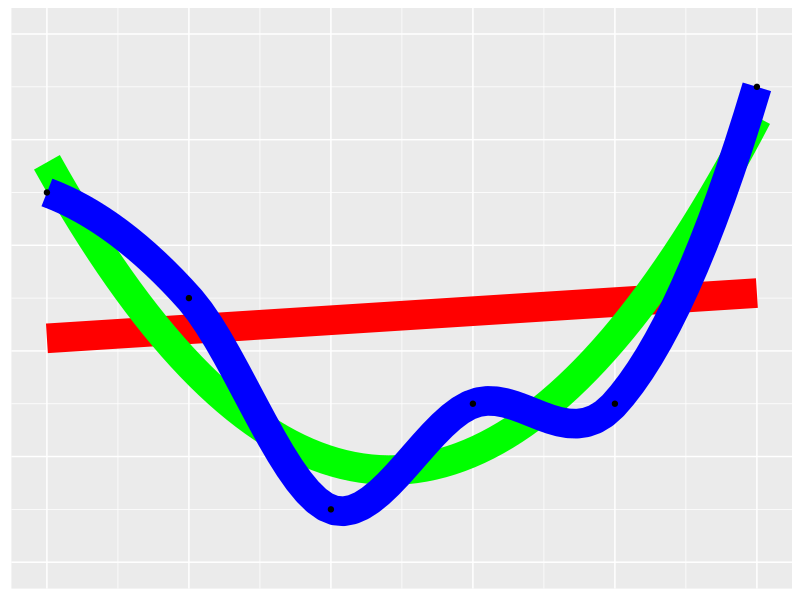
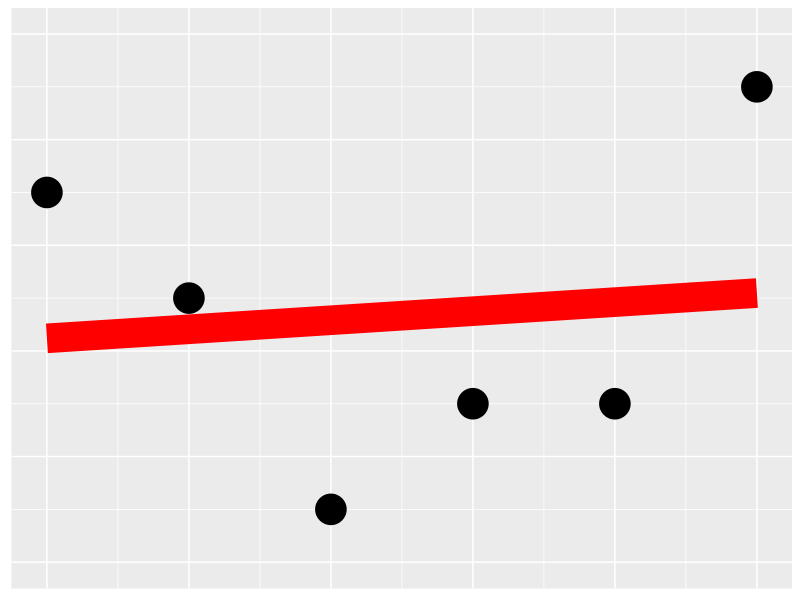
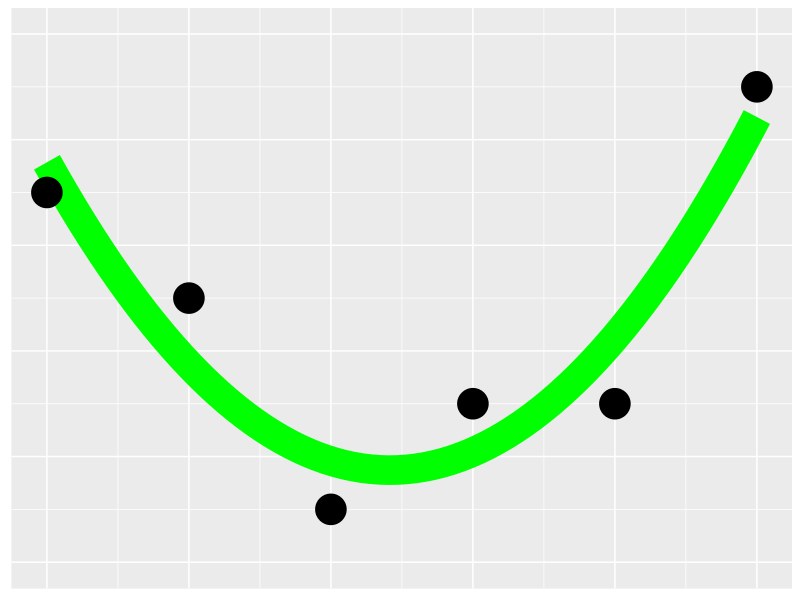
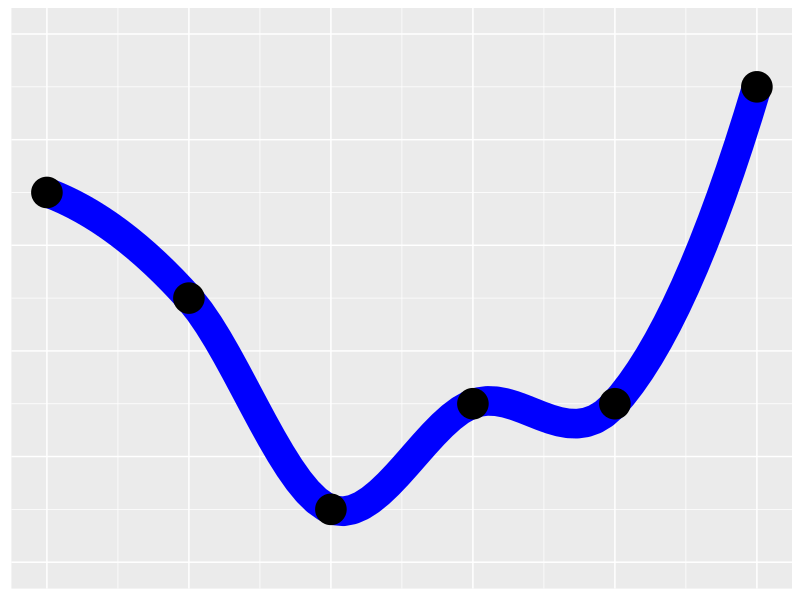

Generate these figures, in order, with R:
calc_y <- function(x) {
  x <- x - 3
  y <- (x * x) + x + 2
  y
}

t <- tibble::tibble(
  x = seq(0, 5),
  y = NA,
)
t$y <- calc_y(t$x)
t$y <- t$y + rep(c(-1, 1), 3)

# Shared elements of all plots
p <- ggplot2::ggplot(t, ggplot2::aes(x = x, y = y)) +
  ggplot2::scale_y_continuous(limits = c(0, 10), breaks = seq(0, 10, by = 2)) +
  ggplot2::theme(
    text = ggplot2::element_text(size = 24),
    axis.title.y = ggplot2::element_blank(),
    axis.text.y = ggplot2::element_blank(),
    axis.ticks.y = ggplot2::element_blank(),
    axis.title.x = ggplot2::element_blank(),
    axis.text.x = ggplot2::element_blank(),
    axis.ticks.x = ggplot2::element_blank()
  )

# Show all
p + ggplot2::geom_smooth(method = "lm", color = "red", se = FALSE, size = 10) +
  ggplot2::geom_smooth(method = "lm", formula = y ~ x + I(x^2), color = "green", se = FALSE, size = 10) +
  ggplot2::geom_smooth(method = "loess", color = "blue", se = FALSE, size = 10) +
  ggplot2::geom_point()

# Underfit
p + ggplot2::geom_smooth(method = "lm", color = "red", se = FALSE, size = 10) +
  ggplot2::geom_point(size = 10)
ggplot2::ggsave("~/underfitting.png", width = 7, height = 7)

# Correct fit
p + ggplot2::geom_smooth(method = "lm", formula = y ~ x + I(x^2), color = "green", se = FALSE, size = 10) +
  ggplot2::geom_point(size = 10)
ggplot2::ggsave("~/correct_fit.png", width = 7, height = 7)

# Overfit
p + ggplot2::geom_smooth(method = "loess", color = "blue", se = FALSE, size = 10) +
  ggplot2::geom_point(size = 10)
ggplot2::ggsave("~/overfitting.png", width = 7, height = 7)
